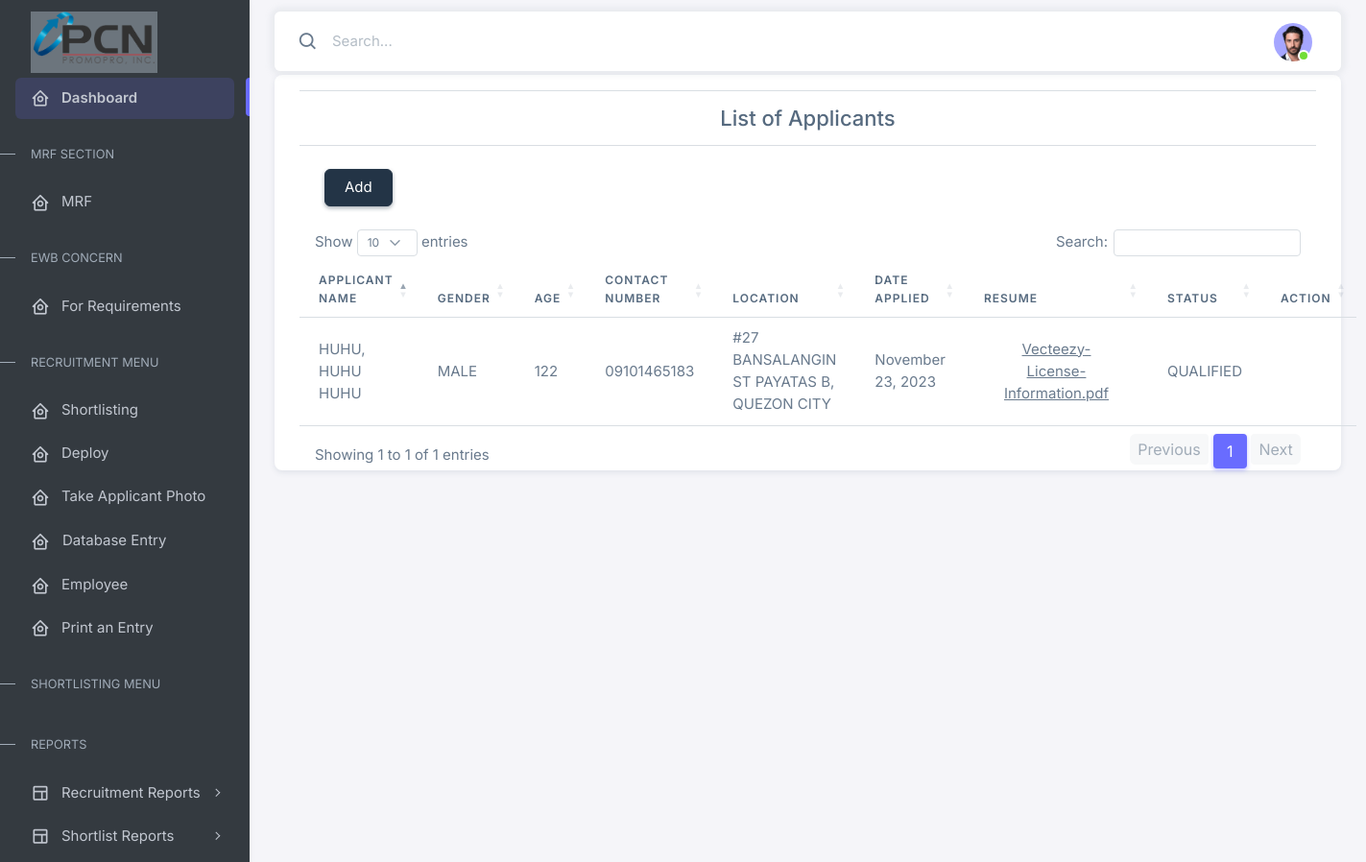
The app's page /recruitment/views/shortlisted_applicants.php?id=1 (signed in), older data.
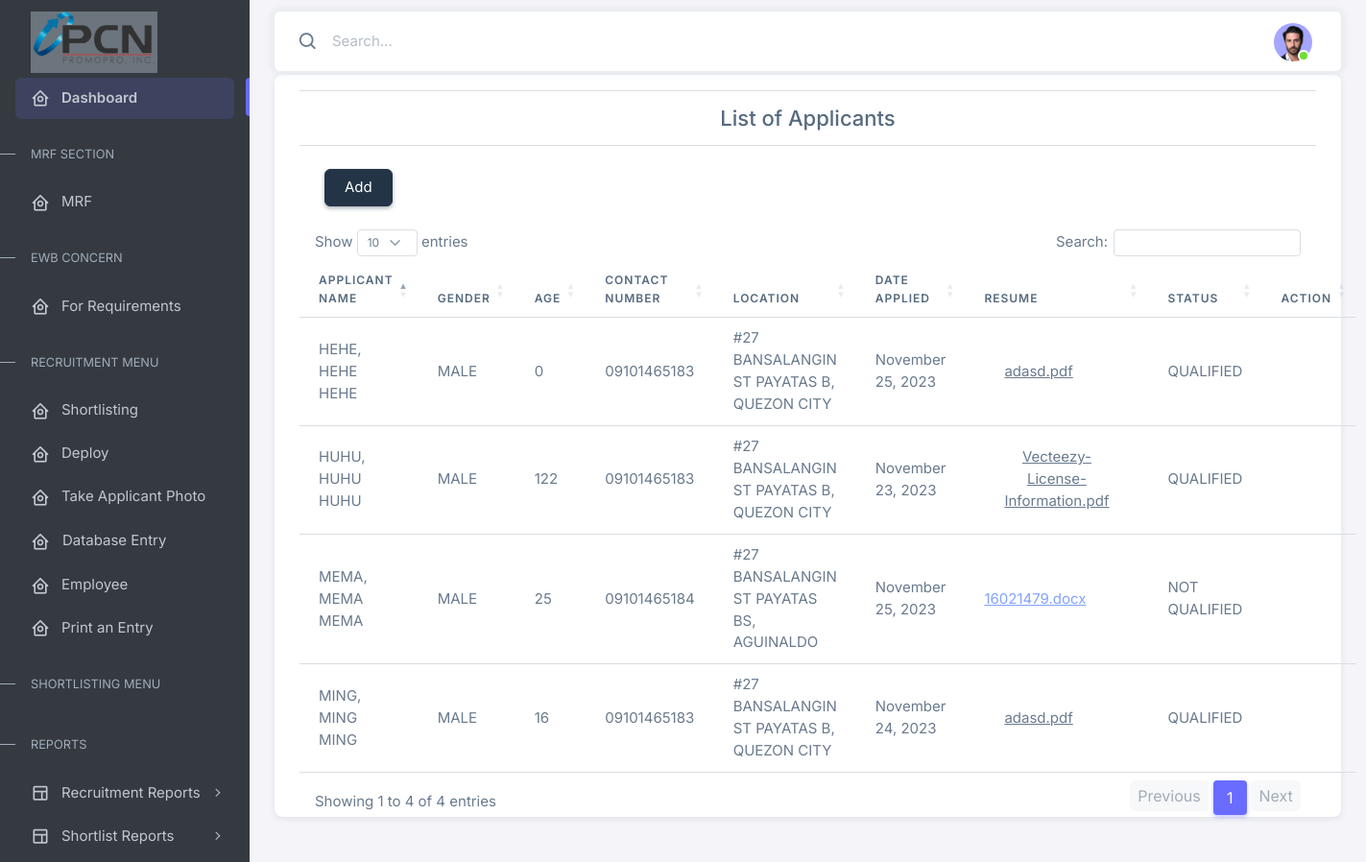
The same page, newer data.
### tables this page shows
CREATE TABLE `applicant_resume` (
  `id` int(11) NOT NULL,
  `applicant_id` int(11) NOT NULL,
  `project_id` int(11) NOT NULL,
  `folder_id` int(11) NOT NULL,
  `resume_file` varchar(255) NOT NULL,
  `resume_path` varchar(255) NOT NULL,
  `status` varchar(255) NOT NULL DEFAULT 'FOR SCREENING',
  `project_status` varchar(255) NOT NULL DEFAULT 'PENDING',
  `date_applied` datetime NOT NULL DEFAULT CURRENT_TIMESTAMP,
  `is_deleted` int(11) NOT NULL DEFAULT '0'
);

CREATE TABLE `applicant` (
  `id` int(11) NOT NULL,
  `source` varchar(255) NOT NULL,
  `referred_by` varchar(255) NOT NULL,
  `username` varchar(255) NOT NULL,
  `password` varchar(255) NOT NULL,
  `firstname` varchar(255) NOT NULL,
  `middlename` varchar(255) NOT NULL,
  `lastname` varchar(255) NOT NULL,
  `extension_name` varchar(255) NOT NULL,
  `gender` varchar(255) NOT NULL,
  `civil_status` varchar(255) NOT NULL,
  `age` int(11) NOT NULL,
  `mobile_number` varchar(15) NOT NULL,
  `email_address` varchar(255) NOT NULL,
  `birthday` varchar(255) NOT NULL,
  `present_address` varchar(255) NOT NULL,
  `city` varchar(255) NOT NULL,
  `region` varchar(255) NOT NULL,
  `applicant_status` varchar(25) NOT NULL DEFAULT 'ACTIVE',
  `image` varchar(255) NOT NULL,
  `date_created` timestamp NOT NULL DEFAULT CURRENT_TIMESTAMP
);

### recruitment/views/shortlisted_applicants.php (the view, shortened to what the changed rows need)
<?php
include '../../connect.php';
if (isset($_SESSION['username'], $_SESSION['password'])) {
?>
    <!DOCTYPE html>
    <html lang="en">
    <head>
    </head>
    <body>
        <div class="layout-wrapper layout-content-navbar">
            <div class="layout-container">
                <?php include '../components/sidebar.php'; ?>
                <div class="layout-page">
                    <?php include '../components/navbar.php'; ?>
                    <div class="content-wrapper mt-1">
                        <div class="container">
                            <div class="card">
                                <div class="container">
                                    <hr>
                                    <div class="title justify-content-center align-items-center mx-auto text-center">
                                        <h4 class="fs-4">
                                            List of Applicants
                                        </h4>
                                    </div>
                                    <hr>
                                    <div class="container mt-4 mb-4">
                                        <button type="button" class="btn btn-dark" title="Add Applicants to Shortlist" data-bs-toggle="modal" data-bs-target="#addApplicantsToShortlist">Add</button>
                                    </div>
                                    <table class="table" id="example">
                                        <thead>
                                            <tr>
                                                <th>Applicant Name</th>
                                                <th>gender</th>
                                                <th>Age</th>
                                                <th>Contact Number</th>
                                                <th>Location</th>
                                                <th>Date Applied</th>
                                                <th>Resume</th>
                                                <th>Status</th>
                                                <th>Action</th>
                                            </tr>
                                        </thead>
                                        <tbody>
                                            <?php
                                            $id = $_GET['id'];
                                            $query = "SELECT applicant.*, project.*, resume.*, DATE_FORMAT(resume.date_applied, '%M %d, %Y') as date_applied
                                                    FROM applicant applicant, projects project, applicant_resume resume
                                                    WHERE applicant.id = resume.applicant_id
                                                    AND project.id = resume.project_id
                                                    AND project.id = '$id'";
                                            $result = $link->query($query);
                                            while ($row = $result->fetch_assoc()) {
                                            ?>
                                                <tr>
                                                    <td><?php echo $row['lastname'] . ", " . $row['firstname'] . " " . $row['middlename'] ?></td>
                                                    <td><?php echo $row['gender'] ?></td>
                                                    <td><?php echo $row['age'] ?></td>
                                                    <td><?php echo $row['mobile_number'] ?></td>
                                                    <td><?php echo $row['present_address'] . ", " . $row['city']; ?></td>
                                                    <td><?php echo $row['date_applied'] ?></td>
                                                    <td>
                                                        <?php
                                                        $resumeFilePath = "../../../pcn_OLA/" . $row['resume_path'] . "/Requirements/" . $row['resume_file'];
                                                        $fileExtension = pathinfo($resumeFilePath, PATHINFO_EXTENSION);
                                                        if (strtolower($fileExtension) === 'pdf') {
                                                            echo '<button type="button" class="btn" data-bs-toggle="modal" data-bs-target="#viewResume-' . $row['id'] . '" title="View Resume" style="text-decoration: underline; box-shadow: none !important; outline: none !important;">' . $row['resume_file'] . '</button>';
                                                        } else {
                                                            echo '<a href="' . $resumeFilePath . '" download="' . $row['resume_file'] . '" class="btntooltips" title="Download Resume" style="text-decoration: underline; color: #83A2FF;">' . $row['resume_file'] . '</a>';
                                                        }
                                                        ?>
                                                    </td>
                                                    <td><?php echo $row['status'] ?></td>
                                                    <td>
                                                    </td>
                                                </tr>
                                            <?php } ?>
                                        </tbody>
                                    </table>
                                </div>
                            </div>
                        </div>
                    </div>
                </div>
            </div>
    </body>
    </html>
<?php
} else {
    header("Location: ../../index.php");
    session_destroy();
    exit(0);
}
?>

Row changes from the older to the newer data that the page shows:
added applicant_resume: applicant.lastname "MEMA", applicant.firstname "MEMA", applicant.middlename "MEMA", applicant.gender "MALE", applicant.age "25", applicant.mobile_number "09101465184", applicant.present_address "#27 BANSALANGIN ST PAYATAS BS", applicant.city "AGUINALDO", date_applied "November 25, 2023", resume_file "16021479.docx", status "NOT QUALIFIED"
added applicant_resume: applicant.lastname "MING", applicant.firstname "MING", applicant.middlename "MING", applicant.gender "MALE", applicant.age "16", applicant.mobile_number "09101465183", applicant.present_address "#27 BANSALANGIN ST PAYATAS B", applicant.city "QUEZON CITY", date_applied "November 24, 2023", resume_file "adasd.pdf", status "QUALIFIED"
added applicant_resume: applicant.lastname "HEHE", applicant.firstname "HEHE", applicant.middlename "HEHE", applicant.gender "MALE", applicant.age "0", applicant.mobile_number "09101465183", applicant.present_address "#27 BANSALANGIN ST PAYATAS B", applicant.city "QUEZON CITY", date_applied "November 25, 2023", resume_file "adasd.pdf", status "QUALIFIED"
Text that changed along with them:
text written by a page script: "Show entries Search: Showing 1 to 1 of 1 entries Previous 1 Next" → "Show entries Search: Showing 1 to 4 of 4 entries Previous 1 Next"
